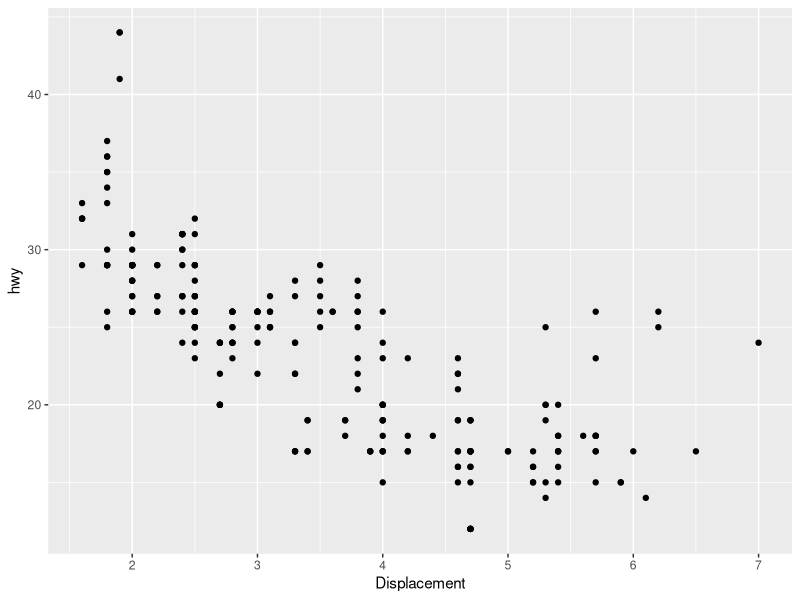
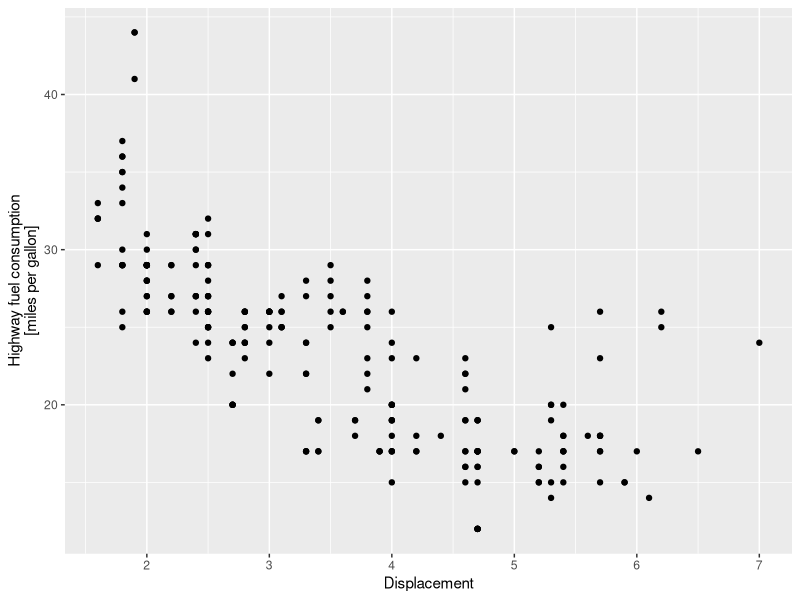
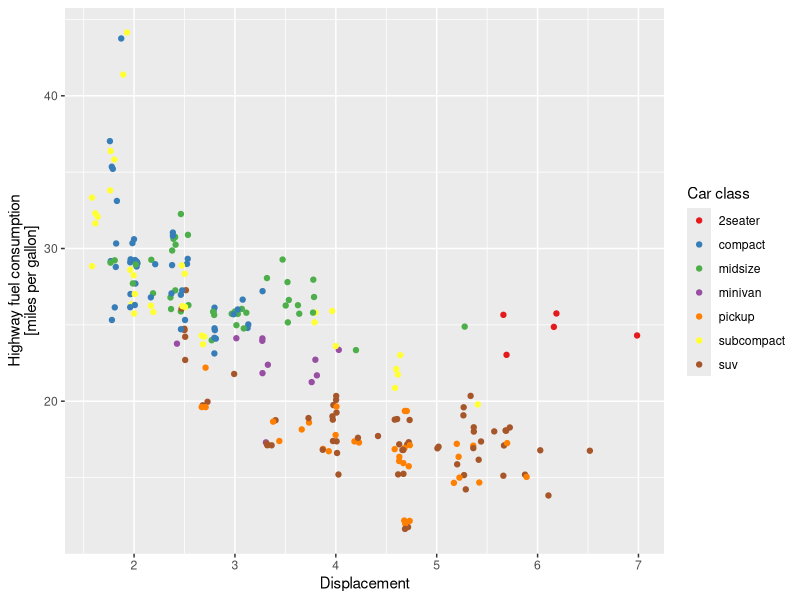
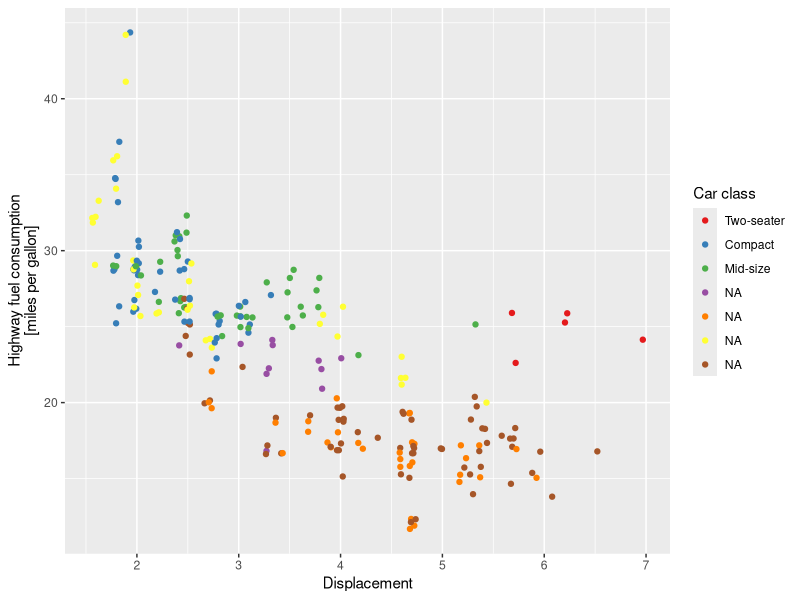

Here is the R script that generated these plots, in order:
library(tidyverse)

mpg %>%
  ggplot(aes(x = displ, y = hwy)) +
  geom_point() +
  scale_x_continuous("Displacement")

mpg %>%
  ggplot(aes(x = displ, y = hwy)) +
  geom_point() +
  scale_x_continuous("Displacement") +
  scale_y_continuous("Highway fuel consumption\n[miles per gallon]")

mpg %>%
  ggplot(aes(x = displ, y = hwy, color = class)) +
  geom_jitter() +
  scale_x_continuous("Displacement") +
  scale_y_continuous("Highway fuel consumption\n[miles per gallon]") +
  scale_color_brewer("Car class", palette = "Set1")

mpg %>%
  ggplot(aes(x = displ, y = hwy, color = class)) +
  geom_jitter() +
  scale_x_continuous("Displacement") +
  scale_y_continuous("Highway fuel consumption\n[miles per gallon]") +
  scale_color_brewer(
    "Car class",
    palette = "Set1",
    labels = c("Two-seater", "Compact", "Mid-size")
  )
